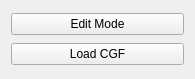
<?xml version="1.0" encoding="UTF-8"?>
<ui version="4.0">
 <class>ClipVolumeObjectPanel</class>
 <widget class="QWidget" name="ClipVolumeObjectPanel">
  <property name="geometry">
   <rect>
    <x>0</x>
    <y>0</y>
    <width>195</width>
    <height>79</height>
   </rect>
  </property>
  <layout class="QVBoxLayout" name="verticalLayout">
   <item>
    <widget class="QEditorToolButton" name="m_editClipVolumeButton">
     <property name="text">
      <string>Edit Mode</string>
     </property>
    </widget>
   </item>
   <item>
    <widget class="QPushButton" name="m_loadCgfButton">
     <property name="text">
      <string>Load CGF</string>
     </property>
    </widget>
   </item>
  </layout>
 </widget>
 <customwidgets>
  <customwidget>
   <class>QEditorToolButton</class>
   <extends>QPushButton</extends>
   <header>Controls/ToolButton.h</header>
  </customwidget>
 </customwidgets>
 <resources/>
 <connections/>
</ui>
